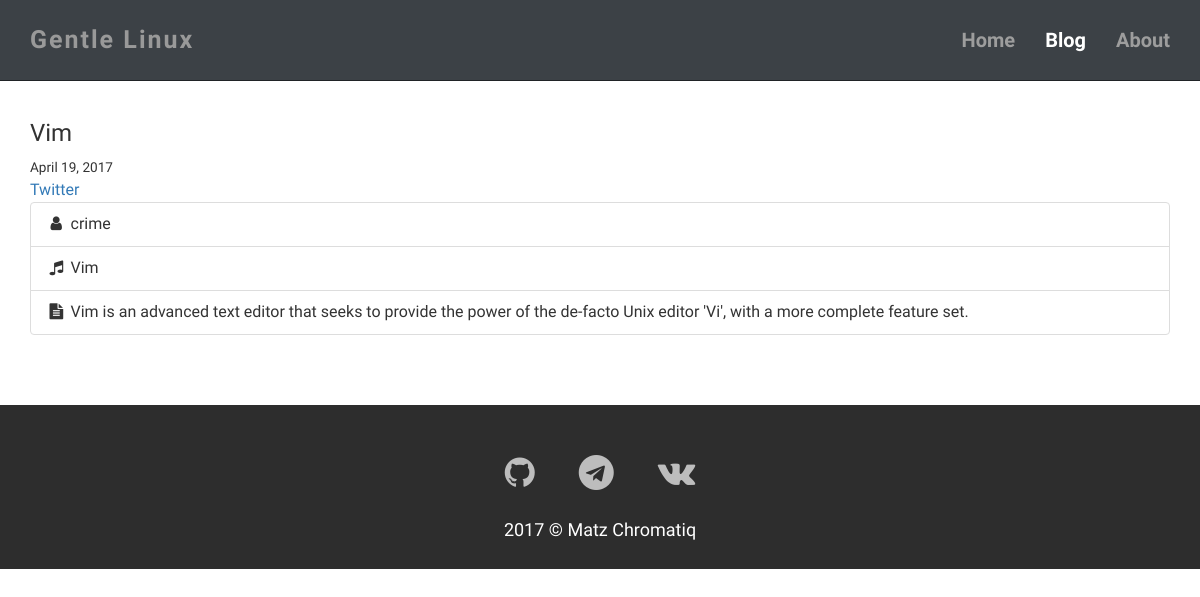
The app's page /blog/4/ with its own data.
### blog/models.py (models this page shows, shortened)
class Post(models.Model):
    author = models.ForeignKey('auth.User')
    title = models.CharField(max_length=150)
    image = models.ImageField(null=True, blank=True, height_field="height_field", width_field="width_field")
    height_field = models.IntegerField(default=0)
    width_field = models.IntegerField(default=0)
    text = models.TextField()
    draft = models.BooleanField(default=False)
    publish = models.DateField(auto_now=False, auto_now_add=False)
    updated = models.DateTimeField(auto_now=True, auto_now_add=False)
    created = models.DateTimeField(auto_now=False, auto_now_add=True)
    objects = PostManager()
    class Meta():
        ordering = ['-created', '-updated']

### blog/views.py (the view)
# urls.py: url(r'^(?P<id>\d+)/$', views.detail, name='detail'),
def detail(request, id=None):
    obj = get_object_or_404(Post, id=id)
    share_string = urllib.parse.quote_plus(obj.text)
    context = {'obj': obj, 'share_string': share_string}
    return render(request, 'blog/detail.html', context)

### blog/templatetags/urify.py (called while the page is built)
@register.filter
def urify(value):
    return quote_plus(value)

### templates/blog/detail.html (shortened to what this page needs)
{% extends "gentle/base.html" %}
{% load static %}
{% load urify %}
{% block main %}
  <div id="noted">
      <h3>{{ obj.title }}</h3>
      <small>{{ obj.publish }}
      </small>
      <div class="social">
        <a href="https://twitter.com/home?status={{ obj.title|truncatechars:10|urify }}%20{{ ruquest.build_absolute_uri }}" target="_blank">Twitter</a>
      </div>
      <ul class="list-group">
          <li class="list-group-item">
              <i class="fa fa-user fa-fw" aria-hidden="true"></i>
              {{ obj.author }}
          </li>
          <li class="list-group-item">
              <i class="fa fa-music fa-fw" aria-hidden="true"></i>
              {{ obj.title }}
          </li>
          <li class="list-group-item">
              <i class="fa fa-file-text fa-fw" aria-hidden="true"></i>
              {{ obj.text }}
          </li>
      </ul>
  </div>
{% endblock main %}

### static/sass/main.css (style rules this page uses)
body { background-color: #f2f2f2; font-family: "Lato"; font-weight: 300; font-size: 16px; -webkit-font-smoothing: antialiased; -webkit-overflow-scrolling: touch; margin-top: 70px; }
h1, h2, h3, h4, h5, h6 { font-family: "Raleway"; font-weight: 300; color: #333; }
a { color: #f85c37; }
#noted { padding-top: 100px; padding-bottom: 50px; }

### records on screen
Post: title "Vim", publish "April 19, 2017", author "crime", text "Vim is an advanced text editor that seeks to provide the power of the de-facto Unix editor 'Vi', with a more complete feature set."
